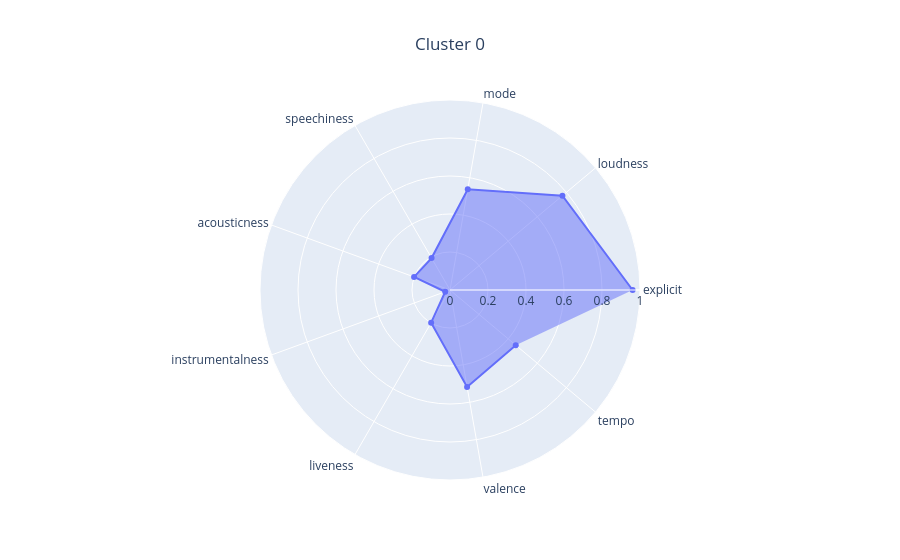
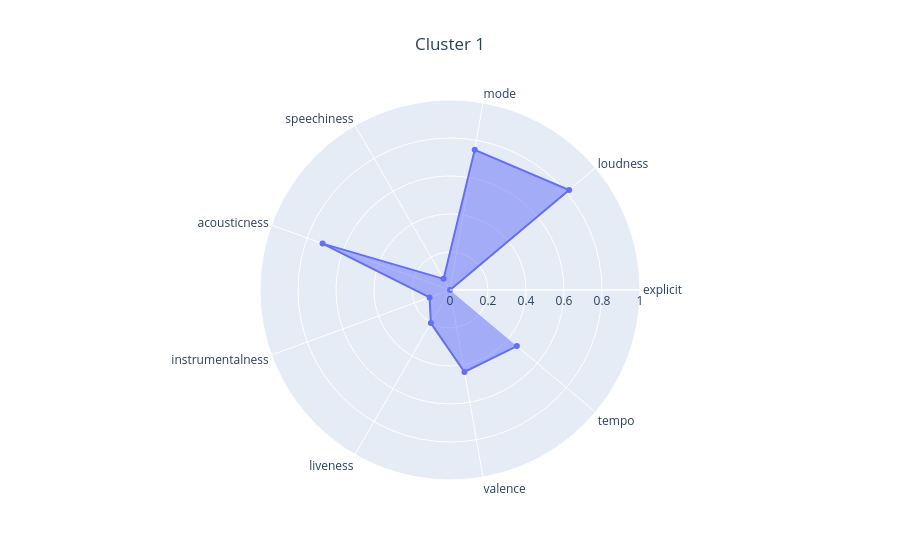
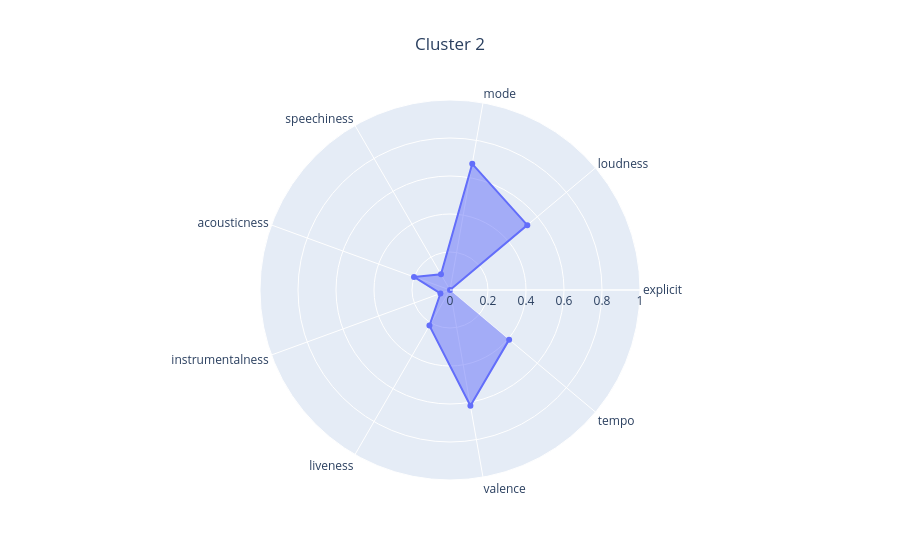

Notebook code cell kept with these figures, in order:
### Markdown cell above
Wygląda na to, że najpopularniejsze są pop i rock, a najbardziej "typowe" piosenki też należą do takiej grupy. Ogół piosenek ma dość dużą głośność, dużą dynamikę (wysokie time signature - "how many beats are in each bar") i są pozytywne (valence - "tracks with high valence sound more positive"). Zasadniczo jest to zgodne z intuicją. Ciekawe jednak, co będzie, jak wybierzemy więcej klastrów.

**Zadanie 3 (1.5 punktu)**

1. Wytrenuj k-means dla 3 klastrów.
2. Zwizualizuj wyniki za pomocą PCA i UMAP. Jako kolor punktów (np. parametr `c` w `plt.scatter()`) przekaż numery klastrów dla punktów.
3. Dokonaj opisu i analizy wynikowych klastrów, na przykład:
   - czy reprezentują jakieś konkretne grupy muzyczne?
   - na ile "konkretne", sensowne są klastry?
   - czy jest widoczna separacja klastrów, czy różnią się od siebie?
4. Dokonaj tuningu liczby klastrów:
   - sprawdź wartości z zakresu [5, 20] - w końcu wiemy, że gatunków jest sporo, i klastrów powinno też być więcej
   - dla każdej wartości sprawdź wartość metryki [Calinski-Harabasz index](https://scikit-learn.org/stable/modules/generated/sklearn.metrics.calinski_harabasz_score.html)
   - przedstaw wykres liniowy (line plot) wartości metryki
   - wybierz model o najwyższej wartości metryki
   - zwizualizuj wyniki z pomocą PCA i UMAP
   - dokonaj interpretacji jego klastrów
   - skomentuj:
     - czy klastry są faktycznie lepiej interpretowalne po tuningu?
     - czy wysokość CH-index faktycznie odpowiada jakości klasteryzacji?

### Code cell
means_3_clustring = KMeans(n_clusters=3, n_init="auto", random_state=0)
means_3_clustring.fit(X)

kmeans_analyzer.analyze_clustering(X, means_3_clustring)

### Figure 1 — Plotly figure (JSON) as saved in the notebook; plotly's stock layout.template omitted (floating-point values rounded to 4 significant figures)
{"data": [{"fill": "toself", "r": [0.961, 0.7724, 0.5386, 0.1941, 0.2012, 0.02675, 0.1986, 0.518, 0.4517], "theta": ["explicit", "loudness", "mode", "speechiness", "acousticness", "instrumentalness", "liveness", "valence", "tempo"], "type": "scatterpolar"}], "layout": {"polar": {"radialaxis": {"range": [0, 1]}}, "title": {"text": "Cluster 0", "x": 0.5}}}

### Figure 2 — Plotly figure (JSON) as saved in the notebook; plotly's stock layout.template omitted (floating-point values rounded to 4 significant figures)
{"data": [{"fill": "toself", "r": [0.0003674, 0.8184, 0.7493, 0.06771, 0.7138, 0.1145, 0.2012, 0.4381, 0.4594], "theta": ["explicit", "loudness", "mode", "speechiness", "acousticness", "instrumentalness", "liveness", "valence", "tempo"], "type": "scatterpolar"}], "layout": {"polar": {"radialaxis": {"range": [0, 1]}}, "title": {"text": "Cluster 1", "x": 0.5}}}

### Figure 3 — Plotly figure (JSON) as saved in the notebook; plotly's stock layout.template omitted (floating-point values rounded to 4 significant figures)
{"data": [{"fill": "toself", "r": [0.0, 0.531, 0.6744, 0.09499, 0.2016, 0.05371, 0.2163, 0.6186, 0.4063], "theta": ["explicit", "loudness", "mode", "speechiness", "acousticness", "instrumentalness", "liveness", "valence", "tempo"], "type": "scatterpolar"}], "layout": {"polar": {"radialaxis": {"range": [0, 1]}}, "title": {"text": "Cluster 2", "x": 0.5}}}
